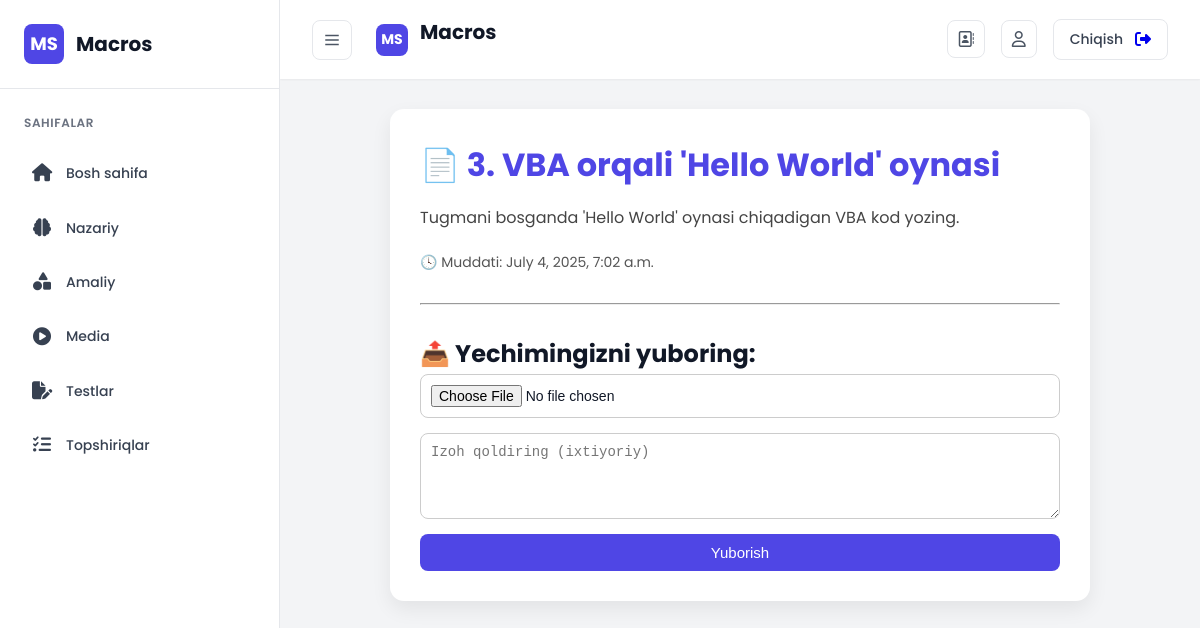
Screenshot of /macros/topshiriqlar/4/ (signed in) with the database file from the repository.
### macros/models.py (models this page shows, shortened)
class Topshiriq(models.Model):
    modul = models.ForeignKey(TopshiriqModul, on_delete=models.CASCADE)
    title = models.CharField(max_length=255)
    description = models.TextField()
    requirements = models.TextField(blank=True, null=True)
    example_file = models.FileField(upload_to='topshiriq_examples/', blank=True, null=True)
    deadline = models.DateTimeField(blank=True, null=True)
    created_at = models.DateTimeField(auto_now_add=True)

### macros/views.py (the view, shortened to what this page needs)
# urls.py: path('topshiriqlar/<int:topshiriq_id>/', views.topshiriq_detail, name='topshiriq_detail'),
@login_required
def topshiriq_detail(request, topshiriq_id):
    topshiriq = get_object_or_404(Topshiriq, id=topshiriq_id)
    existing_submission = YuborilganTopshiriq.objects.filter(
        user=request.user,
        topshiriq=topshiriq
    ).first()
    can_submit = not existing_submission or existing_submission.status == 'rejected'
    return render(request, 'macros/topshiriq_detail.html', {
        'topshiriq': topshiriq,
        'submission': existing_submission,
        'can_submit': can_submit,
    })

### templates/macros/topshiriq_detail.html (shortened to what this page needs)
<!DOCTYPE html>
<html lang="uz">
{% load static %}
<head>
    <link rel="stylesheet" href="{% static 'css/macros/style.css' %}">
    <link rel="stylesheet" href="https://cdnjs.cloudflare.com/ajax/libs/font-awesome/6.7.2/css/all.min.css  ">
</head>
<body>
<div class="container">
    {% include 'macros/base/sidebar.html' %}
    <main class="main-content" id="mainContent">
        {% include 'macros/base/header.html' %}
        <div class="container2">
            <h1>📄 {{topshiriq.title}}</h1>
            <p class="desc">{{topshiriq.description}}</p>
            {% if topshiriq.deadline %}
            <p class="info">🕓 Muddati: {{topshiriq.deadline}}</p>
            {% else %}
            <p class="info">🕓 Muddati: ♾&#8734;</p>
            {% endif %}
            <hr style="margin: 30px 0;">
            {% if submission %}
            <p>Status: <strong>{{ submission.get_status_display }}</strong></p>
            {% if submission.status == 'rejected' %}
            <form method="post" enctype="multipart/form-data">
                {% csrf_token %}
                <input type="file" name="solution_file" required>
                <textarea name="comment" rows="4" placeholder="Izoh qoldiring (ixtiyoriy)"></textarea>
                <button type="submit">Yuborish</button>
            </form>
            {% else %}
            <p>Bu topshiriq allaqachon yuborilgan.</p>
            {% endif %}
            {% else %}
            <h2>📤 Yechimingizni yuboring:</h2>
            <form method="post" enctype="multipart/form-data">
                <input type="file" name="solution_file" required>
                <textarea name="comment" rows="4" placeholder="Izoh qoldiring (ixtiyoriy)"></textarea>
                <button type="submit">Yuborish</button>
            </form>
            {% endif %}
        </div>
    </main>
</div>
</body>
</html>

### static/css/macros/style.css (style rules this page uses)
* { margin: 0; padding: 0; box-sizing: border-box; }
:root { --primary: #4f46e5; --primary-light: rgba(79, 70, 229, 0.1); --primary-dark: #3730a3; --black: #000000; --white: #ffffff; --gray-100: #f3f4f6; --gray-200: #e5e7eb; --gray-300: #d1d5db; --gray-400: #9ca3af; --gray-500: #6b7280; --gray-600: #4b5563; --gray-700: #374151; --gray-800: #1f2937; --gray-900: #111827; --radius-sm: 4px; --radius-md: 8px; --radius-lg: 16px; --shadow-sm: 0 1px 2px rgba(0, 0, 0, 0.05); --shadow-md: 0 4px 6px -1px rgba(0, 0, 0, 0.1), 0 2px 4px -1px rgba(0, 0, 0, 0.06); --shadow-lg: 0 10px 15px -3px rgba(0, 0, 0, 0.1), 0 4px 6px -2px rgba(0, 0, 0, 0.05); --transition: all 0.3s ease; }
body { font-family: "Poppins", sans-serif; background-color: var(--white); color: var(--gray-900); overflow-x: hidden; line-height: 1.6; }
.container { display: flex; min-height: 100vh; position: relative; }
.main-content { flex: 1; display: flex; flex-direction: column; margin-left: 280px; transition: var(--transition); background-color: var(--gray-100); }
body { background-color: #000; }

### templates/macros/topshiriq_detail.html (style rules this page uses)
.container2 { max-width: 700px; width: 100%; margin: 30px auto; background-color: white; padding: 30px; border-radius: 14px; box-shadow: 0 8px 20px rgba(0, 0, 0, 0.07); }
h1 { color: #4f46e5; margin-bottom: 15px; }
.desc { color: #444; margin-bottom: 20px; }
.info { margin-bottom: 20px; font-size: 14px; color: #555; }
form { display: flex; flex-direction: column; }
input, textarea { padding: 10px; margin-bottom: 15px; border: 1px solid #ccc; border-radius: 8px; font-size: 14px; }
button { background-color: #4f46e5; color: white; padding: 10px; border: none; border-radius: 8px; font-size: 15px; cursor: pointer; }

### rows the page displays
Topshiriq: title "3. VBA orqali 'Hello World' oynasi", description "Tugmani bosganda 'Hello World' oynasi chiqadigan VBA kod yozing.", deadline "July 4, 2025, 7:02 a.m."
